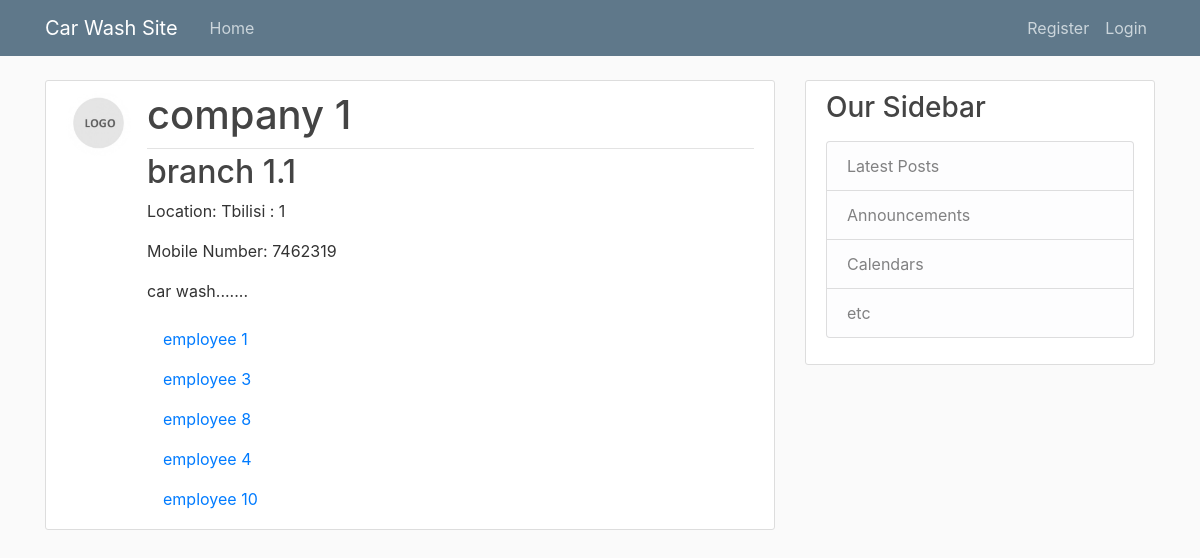
Page /detail/1/ on the committed database.
### car_wash_app/models.py (models this page shows, shortened)
class Branch(models.Model):
    company = models.ForeignKey(
        CompanyProfile,
        on_delete=models.CASCADE,
        verbose_name=_("Company"),
        related_name="branch",
    )
    title = models.CharField(max_length = 255, verbose_name=_('Branch'))
    location = models.OneToOneField(Location, on_delete = models.PROTECT, verbose_name = _("Location"))
    description = models.TextField(verbose_name=_("Description"))
    image = models.ImageField(null = True, blank = True, upload_to = "pictures", verbose_name=_("Image"))
    class Meta:
        verbose_name = _('Branch')
        verbose_name_plural = _('Branches')

class CompanyProfile(models.Model):
    company = models.OneToOneField(
        User,
        on_delete=models.CASCADE,
        verbose_name=_("Company"),
        related_name="company",
    )
    name  = models.CharField(max_length=100, verbose_name=_("Company Name"),null = True, blank = True)
    image = models.ImageField(default="default_logo.jpg", upload_to="logo_pics", verbose_name=_("Image"))
    mobile_number = models.CharField(
        max_length=20,
        verbose_name=_("Mobile Number"),
        null = True,
        blank = True,
    )
    def __str__(self):
        return f'{self.name}'

class Location(models.Model):
    city = models.CharField(max_length = 255, verbose_name = _("City"))
    street_address = models.CharField(max_length = 255, verbose_name = _('Street Address'))
    def __str__(self):
        return f'{self.city} : {self.street_address}'
    class Meta:
        unique_together = ['city', 'street_address']

class EmployeeProfile(models.Model):
    employee = models.OneToOneField(
        User,
        on_delete=models.CASCADE,
        verbose_name=_("Employee"),
        related_name="employeeprofile",
    )
    full_name = models.CharField(_("Full Name"), max_length = 255)
    age = models.PositiveSmallIntegerField(_("Age"))
    mobile_number = models.CharField(max_length=20, verbose_name=_("Mobile Number"))
    manager = models.BooleanField(default = False, verbose_name = _("Manager"))
    branch = models.ForeignKey(
        Branch,
        on_delete = models.CASCADE,
        verbose_name = _("Branch"),
        related_name="employee",
    )
    salary = models.DecimalField(
        max_digits=8,
        decimal_places=2,
        verbose_name=_('Salary'),
        help_text='in Lari',
    )
    order_percentage = models.IntegerField(verbose_name=_("Percentage of order price"))
    class Meta:
        constraints = [
            UniqueConstraint(
                fields=['branch'],
                condition=Q(manager=True),
                name = "unique_together_manager_branch",
            )
        ]

### car_wash_app/views.py (the view)
# urls.py: path('detail/<int:pk>/', user_views.detail, name = "branch-detail"),
def detail(request: WSGIRequest, pk: int) -> HttpResponse:
    branch = get_object_or_404(Branch, id=pk)
    employees = branch.employee.all()
    return render(request, 'car_wash_app/branch_detail.html', context={
        'branch': branch,
        'employees': employees,
    })

### car_wash_app/templates/car_wash_app/branch_detail.html (shortened to what this page needs)
{% extends "car_wash_app/base.html" %}
{% load crispy_forms_tags %}
{% block content %}
<article class="media content-section">
    <img class = "rounded-circle article-img" src = "{{ branch.company.image.url }}">
    <div class="media-body">
      <div class="article-metadata">
        <h1 class="article-title" >{{ branch.company }}</h1>
      </div>
      <h2 class="article-title" >{{ branch.title }}</h2>
      <p class="article-content">Location: {{ branch.location }}</p>
      <p class="article-content">Mobile Number: {{ branch.company.mobile_number}}</p>
      <p class="article-content">{{ branch.description }}</p>
      {% for employee in employees %}
        <a class="nav-item nav-link" href="{% url 'employee-detail' employee.id %}">{{ employee.full_name}}</a>
      {% endfor %}
    </div>
</article>
{% endblock content%}

### car_wash_app/static/car_wash_app/main.css (style rules this page uses)
body { background: #fafafa; color: #333333; margin-top: 5rem; }
h1, h2, h3, h4, h5, h6 { color: #444444; }
.content-section { background: #ffffff; padding: 10px 20px; border: 1px solid #dddddd; border-radius: 3px; margin-bottom: 20px; }
.article-title { color: #444444; }
.article-content { white-space: pre-line; }
.article-img { height: 65px; width: 65px; margin-right: 16px; }
.article-metadata { padding-bottom: 1px; margin-bottom: 4px; border-bottom: 1px solid #e3e3e3 }

### rows in the picture
Branch: company.image (placeholder picture), company "company 1", title "branch 1.1", location "Tbilisi : 1", company.mobile_number "7462319", description "car wash......."
EmployeeProfile: full_name "employee 1"
EmployeeProfile: full_name "employee 3"
EmployeeProfile: full_name "employee 8"
EmployeeProfile: full_name "employee 4"
EmployeeProfile: full_name "employee 10"
